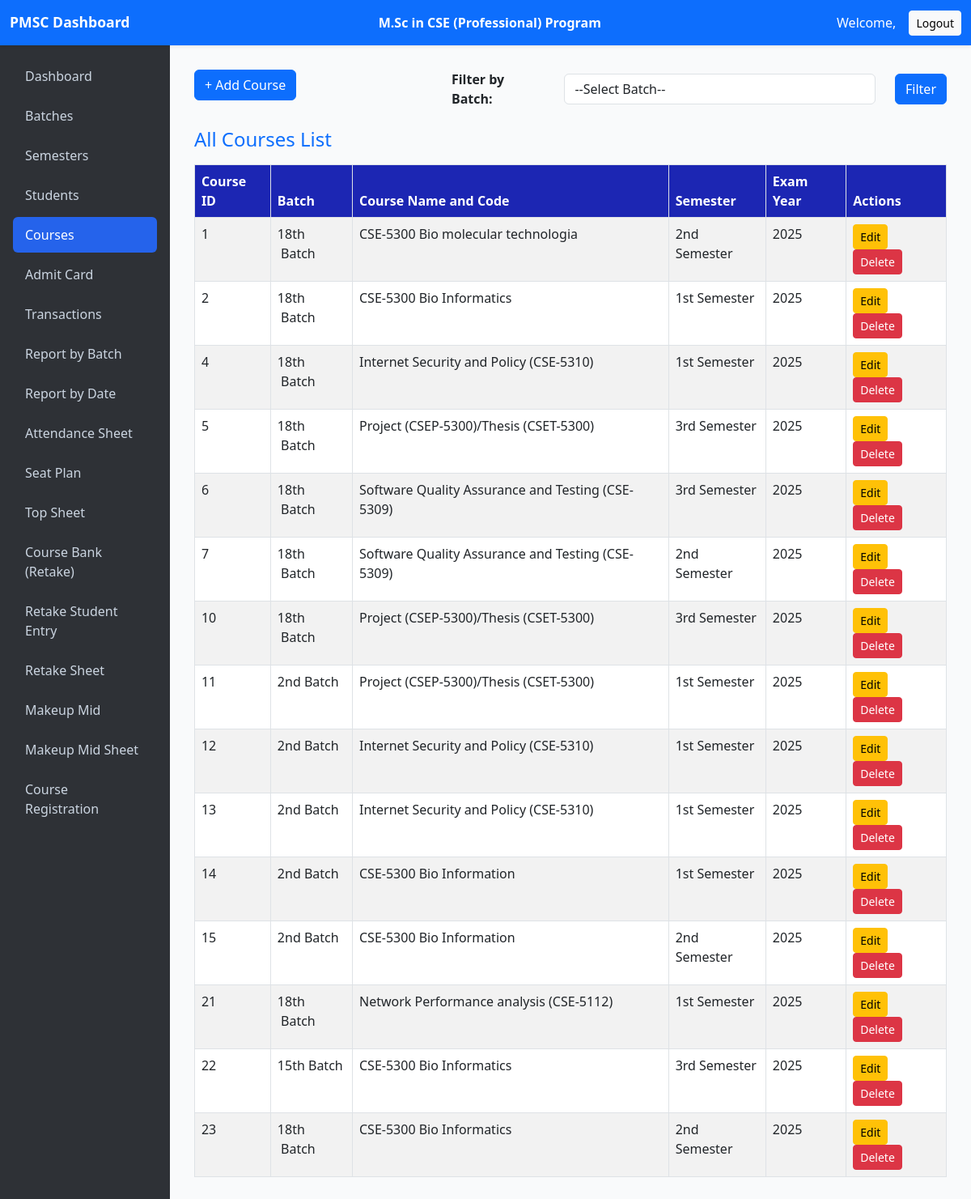
Screenshot of /index.php/admin/courses with the database file from the repository.
### tables this page shows
CREATE TABLE `courses` (
  `course_id` int(11) UNSIGNED NOT NULL,
  `batch_id` int(11) UNSIGNED NOT NULL,
  `semester_id` int(11) UNSIGNED NOT NULL,
  `exam_year` varchar(9) NOT NULL,
  `course_name` varchar(100) NOT NULL,
  `mid_exam_date` date DEFAULT NULL,
  `final_exam_date` date DEFAULT NULL,
  `mid_student_list` text DEFAULT NULL
);

CREATE TABLE `batches` (
  `batch_id` int(11) UNSIGNED NOT NULL,
  `batch_name` varchar(100) DEFAULT NULL,
  `session` varchar(100) DEFAULT NULL
);

### application/controllers/Admin.php (called while the page is built, shortened)
<?php
class Admin extends CI_Controller {
    public function __construct() {
        $this->load->model('Admin_user_model');
        $this->load->model('Batch_model');
         $this->load->model('Student_model');
         $this->load->model('Course_model');
         $this->load->model('Course_Bank_model');
        $this->load->library('form_validation');
       $this->load->library(['upload', 'session']);
        $this->load->helper('url');
    }
  public function courses() {
    $this->load->model('Course_model');
    $this->load->model('Batch_model');
    $data['courses'] = $this->Course_model->get_all();
    $data['batches'] = $this->Batch_model->get_all();
    $batch_id = $this->input->get('batch_id');
    $data['course_by_batch_id'] = $this->Course_model->get_all_by_batch_id($batch_id);
    $this->db->where('batch_id', $batch_id);
    $query = $this->db->get('batches');
    $batch = $query->row();
    $data['batch_name'] = $batch ? $batch->batch_name : 'NA';
    $data['title'] = 'Courses';
    $data['content'] = 'course/list';
    $this->load->view('admin/template', $data);
}
}

### index.php (called while the page is built, shortened)
<?php
require_once BASEPATH.'core/CodeIgniter.php';

### application/models/Course_model.php (called while the page is built, shortened)
<?php
class Course_model extends CI_Model {
  public function get_all() {
    $this->db->select('c.*, b.batch_name, c.semester_id');
    $this->db->from('courses c');
    $this->db->join('batches b', 'b.batch_id = c.batch_id');
    return $this->db->get()->result();
}
}

### application/views/course/list.php (the view, shortened to what this page needs)
<div class="row mb-4">
    <div class="col-md-4">
        <a href="<?= site_url('admin/add_course') ?>" class="btn btn-primary">+ Add Course</a>
    </div>
    <div class="col-md-8">
        <form method="get" action="<?= site_url('admin/courses') ?>" class="d-flex align-items-center">
            <label for="batch_id" class="mr-2 mb-0"> <strong>Filter by Batch:</strong></label>
            <div style="width: 400px;" class="mr-2">
                <select name="batch_id" id="batch_id" class="form-control" required>
                    <option value="">--Select Batch--</option>
                </select>
            </div>
            <button type="submit" class="btn btn-primary">Filter</button>
        </form>
    </div>
</div>
<?php if (!empty($course_by_batch_id) && is_array($course_by_batch_id)): ?>
    <h4 class="mt-4 mb-3 text-primary">Courses List of : <?= $batch_name ?? 'N/A' ?></h4>
    <?php foreach ($course_by_batch_id as $semester_id => $courses): ?>
         <?php
        if($semester_id==1)
        {
          $semester_id ="1st Semester";
        }
        else if($semester_id==2)
        {
            $semester_id="2nd Semester";
        }
        else
        {
            $semester_id="3rd Semester";
        }
        ?>
        <h5 class="mt-4"> <?= htmlspecialchars($semester_id) ?></h5>
        <div class="table-responsive">
            <table class="table table-bordered table-striped">
                <thead class="thead-dark">
                    <tr>
                        <th>Course ID</th>
                        <th>Course Name and Code</th>
                        <th>Exam Year</th>
                        <th>Mid Exam Date</th>
                        <th>Final Exam Date</th>
                        <th style="text-align:center;">Actions</th>
                    </tr>
                </thead>
                <tbody>
                    <?php foreach ($courses as $c): ?>
                        <tr>
                            <td><?= htmlspecialchars($c->course_id) ?></td>
                            <td><?= htmlspecialchars($c->course_name) ?></td>
                            <td><?= htmlspecialchars($c->exam_year) ?></td>
                            <td>
                            <?= !empty($c->mid_exam_date) && $c->mid_exam_date != "0000-00-00"
                                ? htmlspecialchars(date('d-m-Y', strtotime($c->mid_exam_date)))
                                : '00-00-0000' ?>
                                </td>
                                <td>
                                <?= !empty($c->final_exam_date) && $c->final_exam_date != "0000-00-00"
                                    ? htmlspecialchars(date('d-m-Y', strtotime($c->final_exam_date)))
                                    : '00-00-0000' ?>
                                </td>
                            <td style="text-align:center;">
                                <a href="<?= site_url('admin/edit_course/' . $c->course_id) ?>" class="btn btn-warning btn-sm">Edit</a>
                                <a href="<?= site_url('admin/delete_course/' . $c->course_id) ?>" class="btn btn-danger btn-sm" onclick="return confirm('Delete this course?')">Delete</a>
                            </td>
                        </tr>
                    <?php endforeach; ?>
                </tbody>
            </table>
        </div>
    <?php endforeach; ?>
<?php else: ?>
    <h4 class="mt-4 mb-3 text-primary">All Courses List</h4>
    <div class="table-responsive">
        <table class="table table-bordered table-striped">
            <thead class="thead-dark">
                <tr>
                    <th>Course ID</th>
                    <th>Batch</th>
                    <th>Course Name and Code</th>
                    <th>Semester</th>
                    <th>Exam Year</th>
                    <th>Actions</th>
                </tr>
            </thead>
            <tbody>
                <?php foreach ($courses as $c): ?>
                    <tr>
                        <td><?= htmlspecialchars($c->course_id) ?></td>
                        <td><?= htmlspecialchars($c->batch_name) ?></td>
                        <td><?= htmlspecialchars($c->course_name) ?></td>
                        <td>
                            <?php
                                $semester_labels = [
                                    1 => '1st Semester',
                                    2 => '2nd Semester',
                                    3 => '3rd Semester'
                                ];
                                echo htmlspecialchars($semester_labels[$c->semester_id] ?? 'N/A');
                            ?>
                        </td>
                        <td><?= htmlspecialchars($c->exam_year) ?></td>
                        <td>
                            <a href="<?= site_url('admin/edit_course/' . $c->course_id) ?>" class="btn btn-warning btn-sm">Edit</a>
                            <a href="<?= site_url('admin/delete_course/' . $c->course_id) ?>" class="btn btn-danger btn-sm" onclick="return confirm('Delete this course?')">Delete</a>
                        </td>
                    </tr>
                <?php endforeach; ?>
            </tbody>
        </table>
    </div>
<?php endif; ?>

### application/views/admin/template.php (style rules this page uses)
body { min-height: 100vh; display: flex; flex-direction: column; }

### application/views/course/list.php (style rules this page uses)
thead.thead-dark th { background-color: #1c26b3ff; color: white; }

### rows the page displays
courses: course_id "1", batch.batch_name "18th Batch", course_name "CSE-5300 Bio molecular technologia", semester "2nd Semester", exam_year "2025"
courses: course_id "2", batch.batch_name "18th Batch", course_name "CSE-5300 Bio Informatics", semester "1st Semester", exam_year "2025"
courses: course_id "4", batch.batch_name "18th Batch", course_name "Internet Security and Policy (CSE-5310)", semester "1st Semester", exam_year "2025"
courses: course_id "5", batch.batch_name "18th Batch", course_name "Project (CSEP-5300)/Thesis (CSET-5300)", semester "3rd Semester", exam_year "2025"
courses: course_id "6", batch.batch_name "18th Batch", course_name "Software Quality Assurance and Testing (CSE-5309)", semester "3rd Semester", exam_year "2025"
courses: course_id "7", batch.batch_name "18th Batch", course_name "Software Quality Assurance and Testing (CSE-5309)", semester "2nd Semester", exam_year "2025"
courses: course_id "10", batch.batch_name "18th Batch", course_name "Project (CSEP-5300)/Thesis (CSET-5300)", semester "3rd Semester", exam_year "2025"
courses: course_id "11", batch.batch_name "2nd Batch", course_name "Project (CSEP-5300)/Thesis (CSET-5300)", semester "1st Semester", exam_year "2025"
courses: course_id "12", batch.batch_name "2nd Batch", course_name "Internet Security and Policy (CSE-5310)", semester "1st Semester", exam_year "2025"
courses: course_id "13", batch.batch_name "2nd Batch", course_name "Internet Security and Policy (CSE-5310)", semester "1st Semester", exam_year "2025"
courses: course_id "14", batch.batch_name "2nd Batch", course_name "CSE-5300 Bio Information", semester "1st Semester", exam_year "2025"
courses: course_id "15", batch.batch_name "2nd Batch", course_name "CSE-5300 Bio Information", semester "2nd Semester", exam_year "2025"
courses: course_id "21", batch.batch_name "18th Batch", course_name "Network Performance analysis (CSE-5112)", semester "1st Semester", exam_year "2025"
courses: course_id "22", batch.batch_name "15th Batch", course_name "CSE-5300 Bio Informatics", semester "3rd Semester", exam_year "2025"
courses: course_id "23", batch.batch_name "18th Batch", course_name "CSE-5300 Bio Informatics", semester "2nd Semester", exam_year "2025"
